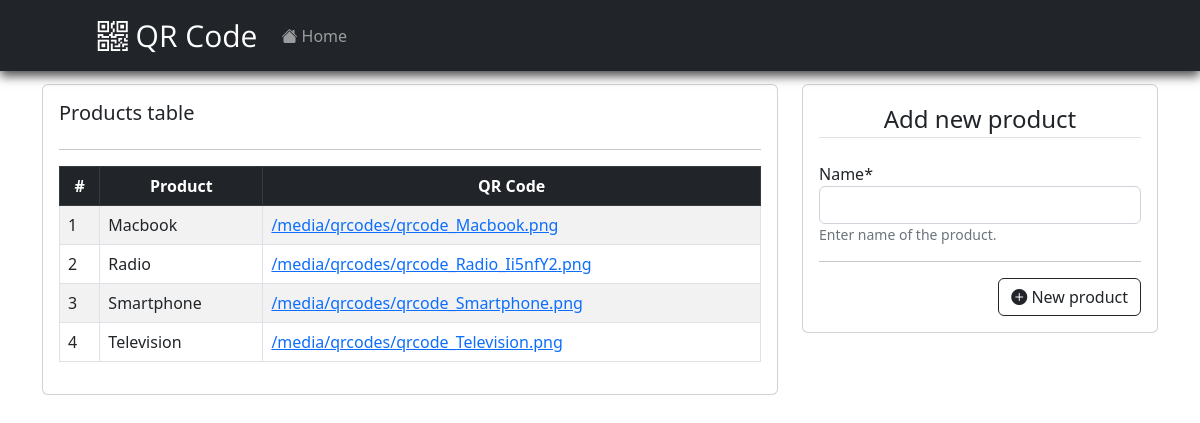
Before: /homepage/ with the older database file.
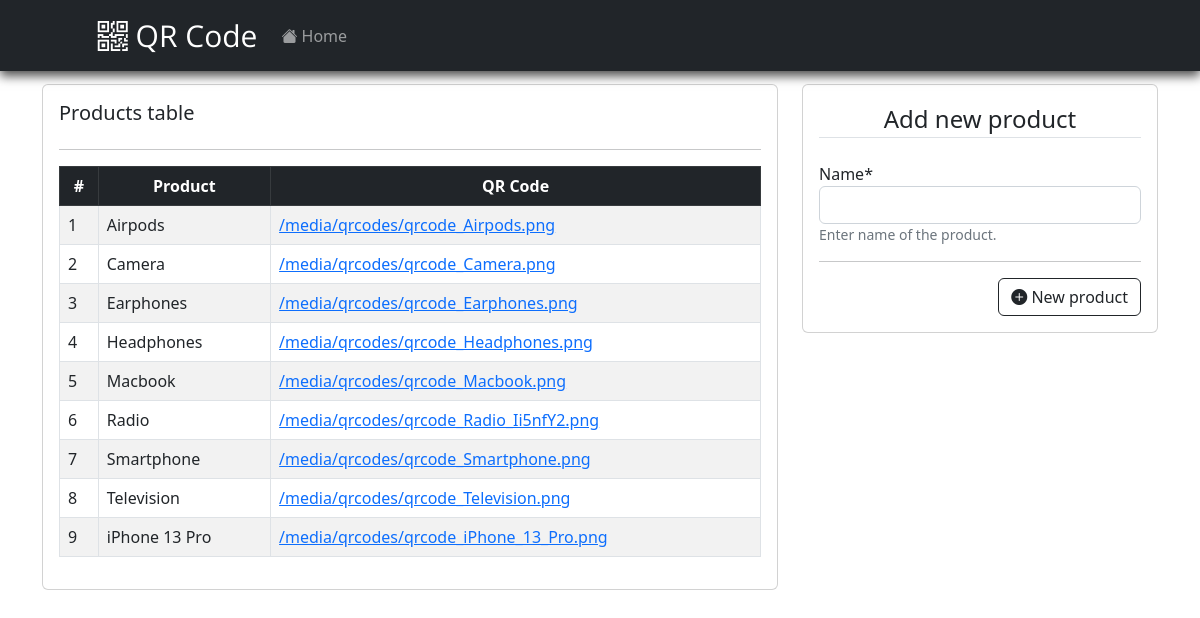
After: the same page with the newer database file.
### webapp/models.py (models this page shows, shortened)
class Products(models.Model):
    id  = models.CharField(max_length=12, primary_key=True, unique=True, editable=False)
    name = models.CharField(max_length=120, blank=False)
    qr_code = models.ImageField(upload_to='qrcodes/', blank=True)
    created = models.DateTimeField(auto_now_add=True)
    edited = models.DateTimeField(auto_now=True)

### webapp/views.py (the view)
# urls.py: path('homepage/', views.homepage_view, name='homepage'),
def homepage_view(request):
    form = NewProductForm()
    if request.method == 'POST':
        form = NewProductForm(request.POST)
        if form.is_valid():
            form.save()
            messages.info(request, 'Product added successfully!')
            return redirect('homepage')
    products = Products.objects.all().order_by('name')
    context = {'form': form,'products': products}
    return render(request, 'app/homepage.html', context)

### webapp/forms.py
class NewProductForm(forms.ModelForm):
    name = forms.CharField(widget=forms.TextInput(attrs={'type': 'text'}), help_text='Enter name of the product.')
    class Meta:
        model = Products
        fields = ['name']

### webapp/templates/app/homepage.html (shortened to what this page needs)
{% extends 'app/base.html' %}{% block title %}Homepage{% endblock %}
{% load crispy_forms_tags %}
    {% block content %}
    <div class="container body-container">
        <div class="row">
            <div class="col-md-8">
                <div class="card card-body mb-3">
                    <h5>Products table</h5>
                    <hr>
                    <div class="table-responsive">
                        <table class="table table-bordered table-condensed table-hover table-striped">
                            <thead>
                                <tr class="table-dark text-center">
                                    <th>#</th>
                                    <th>Product</th>
                                    <th>QR Code</th>
                                </tr>
                            </thead>
                            <tbody>
                                {% for product in products %}
                                <tr>
                                    <td>{{forloop.counter}}</td>
                                    <td>{{product.name}}</td>
                                    <td>
                                        <a href="{{product.qr_code.url}}" data-bs-toggle="modal" data-bs-target="#view-{{product.id}}">{{product.qr_code.url}}</a>
                                    </td>
                                </tr>
                                {% empty %}
                                <tr><td colspan="3" class="text-center text-muted fw-bold">No products available</td></tr>
                                {% endfor %}
                            </tbody>
                        </table>
                    </div>
                </div>
            </div>
            <div class="col-md-4">
                <form action="" method="post" class="card card-body">
                    <fieldset class="form-group">
                        <legend class="border-bottom mb-4 text-center">Add new product</legend>
                        {{form|crispy}}
                    </fieldset>
                    <div class="form-group text-end">
                        <hr>
                        <button type="submit" class="btn btn-outline-dark"><i class="bi-plus-circle-fill"></i> New product</button>
                    </div>
                </form>
            </div>
        </div>
    </div>
    {% endblock %}

### webapp/templates/app/base.html (shortened to what this page needs)
    {% load static %}
    <link rel="stylesheet" href="{% static 'styles.css' %}">
    <link href="https://cdn.jsdelivr.net/npm/bootstrap@5.2.2/dist/css/bootstrap.min.css" rel="stylesheet">
    <link rel="stylesheet" href="https://cdn.jsdelivr.net/npm/bootstrap-icons@1.9.1/font/bootstrap-icons.css">
    <nav class="navbar navbar-expand-md navbar-dark bg-dark fixed-top">
        <div class="container">
            <a href="{% url 'homepage' %}" class="navbar-brand"><i class="bi-qr-code"></i> QR Code</a>
            <div class="collapse navbar-collapse" id="navbarToggle">
                <div class="navbar-nav">
                    <a href="{% url 'homepage' %}" class="nav-link nav-item"><i class="bi-house-fill"></i> Home</a>
                </div>
            </div>
        </div>
    </nav>
    {% block content %}
    {% endblock %}

### static/css/styles.css (style rules this page uses)
* { box-sizing: border-box; }
.navbar { box-shadow: 0 5px 10px rgba(0, 0, 0, 0.7); }
.navbar .navbar-brand { margin-left: 5%; font-size: 30px; font-family: "Open Sans", sans-serif; }
.body-container { margin-top: 7%; margin-bottom: 3%; }

Changed rows visible on the page:
added Products: name "Airpods", qr_code "/media/qrcodes/qrcode_Airpods.png"
added Products: name "Camera", qr_code "/media/qrcodes/qrcode_Camera.png"
added Products: name "Earphones", qr_code "/media/qrcodes/qrcode_Earphones.png"
added Products: name "Headphones", qr_code "/media/qrcodes/qrcode_Headphones.png"
added Products: name "iPhone 13 Pro", qr_code "/media/qrcodes/qrcode_iPhone_13_Pro.png"
